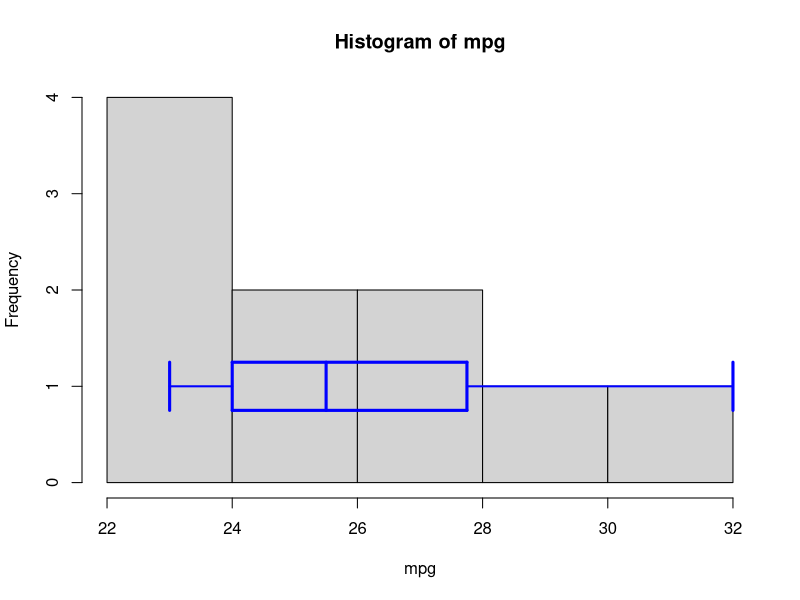
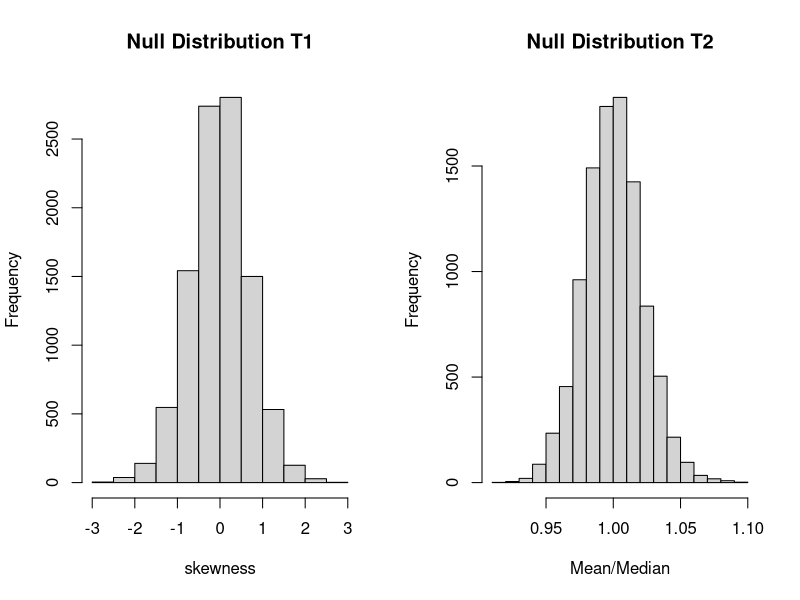
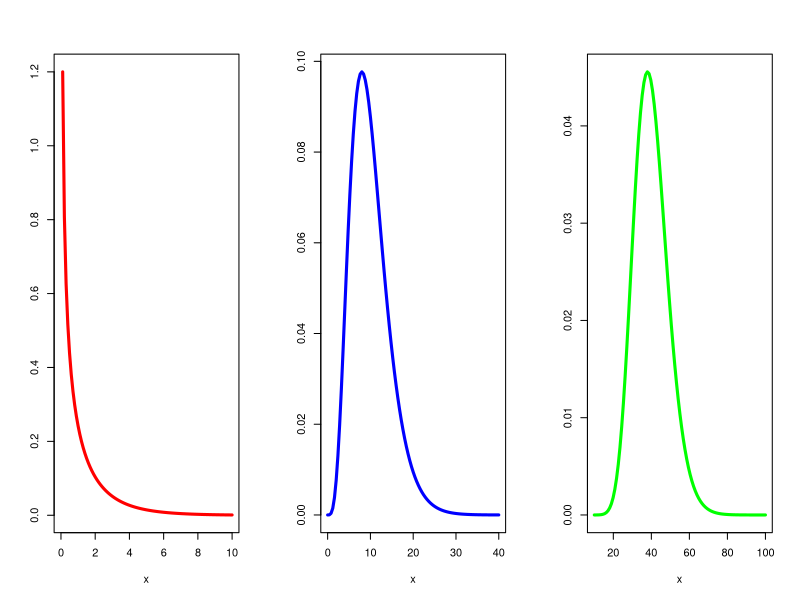
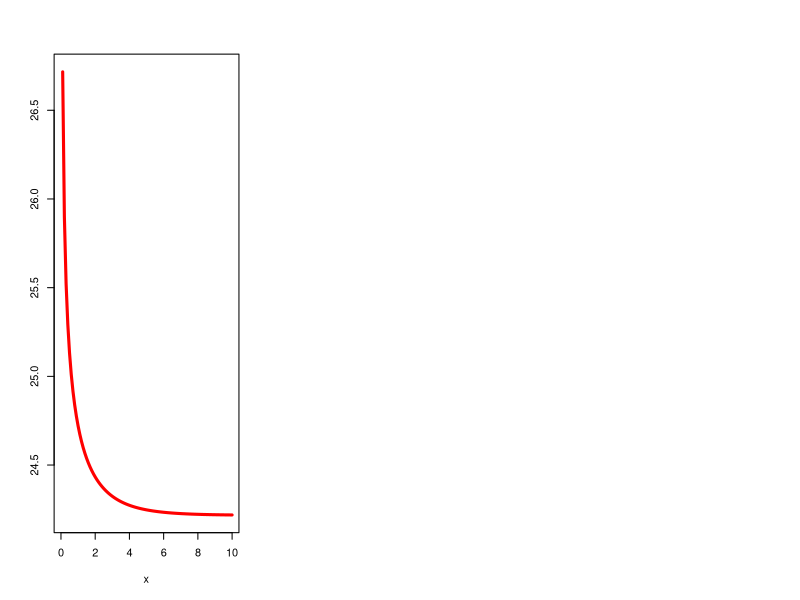
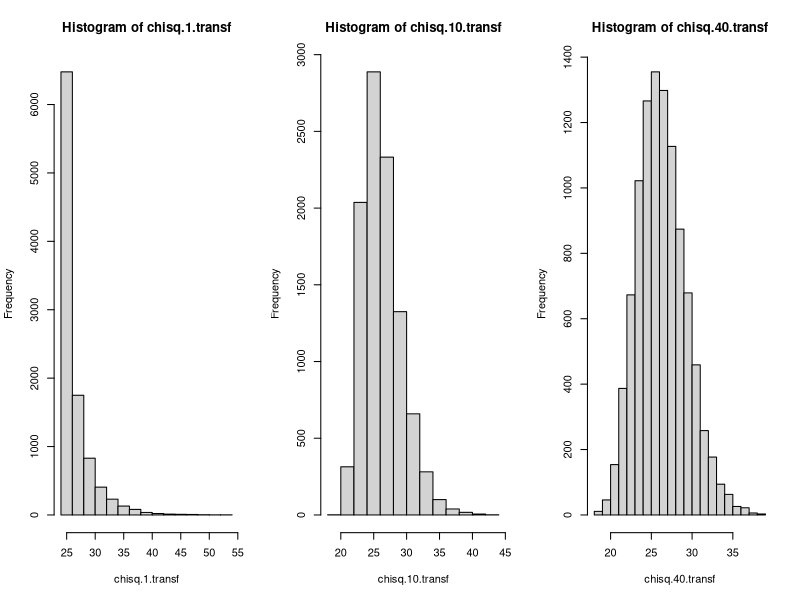

Source code (R) for these figures, in order:
## ---- chunk 1
knitr::opts_chunk$set(echo = TRUE)
## ---- chunk 2
mpg <- c(23, 24, 25, 26, 27, 28, 30, 32, 24, 24)

hist(mpg)
segments(x0=min(mpg), y0=0.75, x1=min(mpg), y1=1.25, col="blue", lwd=3)
segments(x0=quantile(mpg, 0.25), y0=0.75, x1=quantile(mpg, 0.25), y1=1.25, col="blue", lwd=3)
segments(x0=quantile(mpg, 0.5), y0=0.75, x1=quantile(mpg, 0.5), y1=1.25, col="blue", lwd=3)
segments(x0=quantile(mpg, 0.75), y0=0.75, x1=quantile(mpg, 0.75), y1=1.25, col="blue",lwd=3)
segments(x0=quantile(mpg,0.25),y0=0.75, x1=quantile(mpg,0.75), y1=0.75, col="blue", lwd=3)
segments(x0=quantile(mpg,0.25),y0=1.25, x1=quantile(mpg,0.75), y1=1.25, col="blue", lwd=3)
segments(x0=max(mpg), y0=0.75, x1=max(mpg), y1=1.25, col="blue", lwd=3)
segments(x0=min(mpg), y0=1, x1=quantile(mpg,0.25), y1=1, col="blue", lwd=2)
segments(x0=max(mpg), y0=1, x1=quantile(mpg,0.75), y1=1, col="blue", lwd=2)

## ---- chunk 3

skew1 = function(data){
  return(length(data) / ((length(data) - 1) * (length(data) - 2)) * sum(((data - mean(data)) / sd(data))^3))
}

skew2 = function(data){
  return(mean(data) / median(data))
}

## ---- chunk 4

normal_samples = replicate(10000, rnorm(10, mean = mean(mpg), sd = sd(mpg)))

null_skew1 = apply(normal_samples, 2, skew1)

null_skew2 = apply(normal_samples, 2, skew2)

par(mfrow = c(1, 2))
hist(null_skew1, main = "Null Distribution T1", xlab = "skewness")
hist(null_skew2, main = "Null Distribution T2", xlab = "Mean/Median")

## ---- chunk 5

pvalue_skew1 = numeric(1000)
pvalue_skew2 = numeric(1000)

for (i in 1:1000){
  null_data = rnorm(10, mean = mean(mpg), sd = sd(mpg))
  
  pvalue_skew1[i] = sum(null_skew1 >= skew1(null_data)) / 10000
  pvalue_skew2[i] = sum(null_skew2 >= skew2(null_data)) / 10000
}

## ---- chunk 6
# Test Statistic 1
sum(pvalue_skew1 <= 0.05) / 1000

# Test Statistic 2
sum(pvalue_skew2 <= 0.05) / 1000

## ---- chunk 7
par(mfrow=c(1,3))
curve(dchisq(x, df=1), from = 0, to = 10, col = "red", ylab="", lwd=3)
curve(dchisq(x, df=10), from = 0, to = 40, col = "blue", ylab="", lwd=3)
curve(dchisq(x, df=40), from = 10, to = 100, col = "green", ylab="", lwd=3)
## ---- chunk 8
curve((2.946/sqrt(2)*dchisq(x,df=1) + 26.3 - 2.946/sqrt(2)), from = 0, to = 10, col="red", ylab="", lwd=3)
## ---- chunk 9
par(mfrow=c(1,3))
chisq.1 = rchisq(10000, df=1)
chisq.1.transf = 2.946/sqrt(2)*chisq.1 + 26.3 - 2.946/sqrt(2)

hist(chisq.1.transf)
mean(chisq.1.transf)
sd(chisq.1.transf)

chisq.10 = rchisq(10000, df=10)
chisq.10.transf = 2.946/sqrt(2*10)*chisq.10 + 26.3 - 2.946*10/sqrt(2*10)

hist(chisq.10.transf)
mean(chisq.10.transf)
sd(chisq.10.transf)

chisq.40 = rchisq(10000, df=40)
chisq.40.transf = 2.946/sqrt(2*40)*chisq.40 + 26.3 - 2.946*40/sqrt(2*40)

hist(chisq.40.transf)
mean(chisq.40.transf)
sd(chisq.40.transf)
## ---- chunk 10
pvalues.df1.skew1 = numeric(10000)
pvalues.df1.skew2 = numeric(10000)

for (i in 1:10000){
  sample = rchisq(10, df=1)
  sample.transf = 2.946/sqrt(2)*sample + 26.3 - 2.946/sqrt(2)
  ts.skew1 = skew1(sample.transf)
  ts.skew2 = skew2(sample.transf)
  pvalues.df1.skew1[i] <- sum(null_skew1 >= ts.skew1)/10000
  pvalues.df1.skew2[i] <- sum(null_skew2 >= ts.skew2)/10000
}

# Power for Skew1
sum(pvalues.df1.skew1 <= 0.05)/10000

# Power for Skew2
sum(pvalues.df1.skew2 <= 0.05)/10000
## ---- chunk 11
pvalues.df10.skew1 <- numeric(10000)
pvalues.df10.skew2 <- numeric(10000)

for(i in 1:10000){
  sample <- rchisq(10, df=10)
  sample.transf <- 2.946/sqrt(2*10)*sample + 26.3 - 2.946*10/sqrt(2*10)
  ts.skew1 <- skew1(sample.transf)
  ts.skew2 <- skew2(sample.transf)
  pvalues.df10.skew1[i] <- sum(null_skew1 >= ts.skew1)/10000
  pvalues.df10.skew2[i] <- sum(null_skew2 >= ts.skew2)/10000
}

# Power for Skew1
sum(pvalues.df10.skew1 <= 0.05)/10000

# Power for Skew2
sum(pvalues.df10.skew2 <= 0.05)/10000
## ---- chunk 12
pvalues.df40.skew1 <- numeric(10000)
pvalues.df40.skew2 <- numeric(10000)

for(i in 1:10000){
  sample <- rchisq(10, df=40)
  sample.transf <- 2.946/sqrt(2*40)*sample + 26.3 - 2.946*40/sqrt(2*40)
  ts.skew1 <- skew1(sample.transf)
  ts.skew2 <- skew2(sample.transf)
  pvalues.df40.skew1[i] <- sum(null_skew1 >= ts.skew1)/10000
  pvalues.df40.skew2[i] <- sum(null_skew2 >= ts.skew2)/10000
}

# Power for Skew1
sum(pvalues.df40.skew1 <= 0.05)/10000

# Power for Skew2
sum(pvalues.df40.skew2 <= 0.05)/10000
